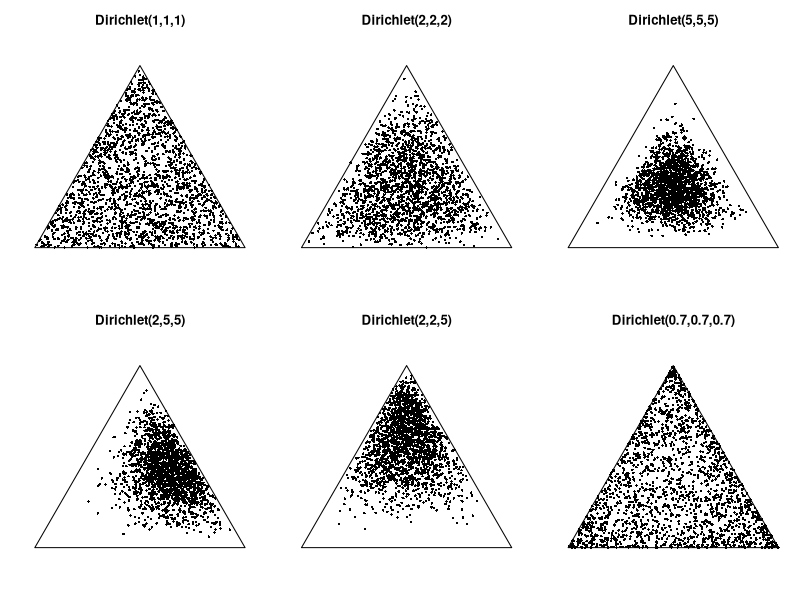
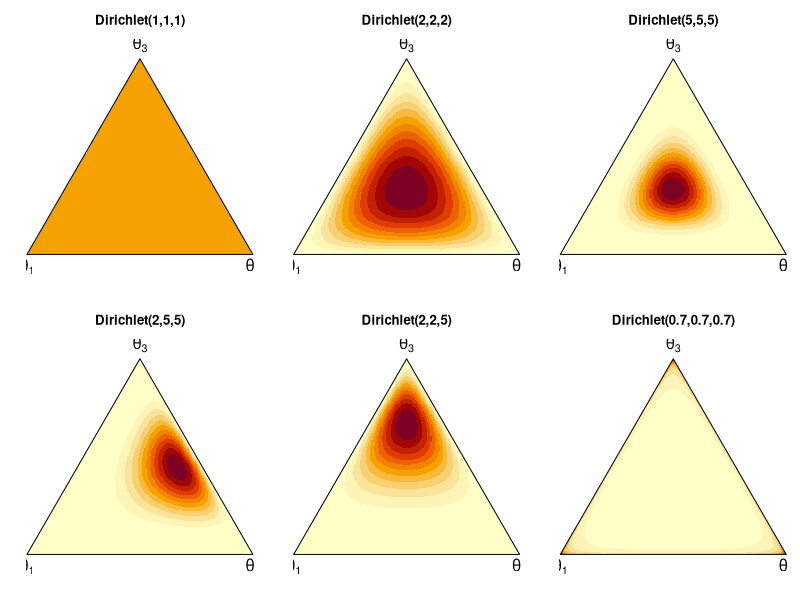

These figures' R source, in order:
## general dirichlet sampler 
#4 dirichlet function
rdirichlet <- function(n, alpha) {
  k <- length(alpha)
  y <- matrix(rgamma(n * k, shape = alpha, rate = 1), ncol = k, byrow = TRUE)
  y / rowSums(y)
}

## convert to triangle coordinates
to_xy <- function(theta) {
  x <- theta[,2] + 0.5 * theta[,3]
  y <- (sqrt(3)/2) * theta[,3]
  cbind(x, y)
}

## values of alpha
alpha_list <- list(
  c(1,1,1),
  c(2,2,2),
  c(5,5,5),
  c(2,5,5),
  c(2,2,5),
  c(0.7,0.7,0.7)
)

titles <- c(
  "Dirichlet(1,1,1)",
  "Dirichlet(2,2,2)",
  "Dirichlet(5,5,5)",
  "Dirichlet(2,5,5)",
  "Dirichlet(2,2,5)",
  "Dirichlet(0.7,0.7,0.7)"
)

## set up plot
par(mfrow = c(2,3), mar = c(2,2,3,1))
n <- 2000

## loop over sampler and coordinates
for(i in 1:6) {
  samples <- rdirichlet(n, alpha_list[[i]])
  coords <- to_xy(samples)
  
  # empty simplex plot
  plot(NA, xlim = c(0,1), ylim = c(0, sqrt(3)/2),
       xlab = "", ylab = "", axes = FALSE, asp = 1,
       main = titles[i])
  
  # triangle
  polygon(c(0,1,0.5), c(0,0,sqrt(3)/2))
  
  # plot the coordinates
  points(coords, pch = 16, cex = 0.5)
}

## update to give heatmap of the points
## provide heatmaps on the 2D simplex, 
## ignore shading outside of the triangle
nx <- 200
ny <- 200
x_vals <- seq(0, 1, length.out = nx)
y_vals <- seq(0, sqrt(3)/2, length.out = ny)

TH1 <- TH2 <- TH3 <- matrix(NA_real_, nrow = nx, ncol = ny)
tol <- 1e-6

for (i in 1:nx) {
  for (j in 1:ny) {
    x <- x_vals[i]
    y <- y_vals[j]
    
    # invert (x,y) -> (theta1, theta2, theta3)
    theta3 <- 2 * y / sqrt(3)
    theta2 <- x - 0.5 * theta3
    theta1 <- 1 - theta2 - theta3
    
    if (theta1 > tol && theta2 > tol && theta3 > tol &&
        theta1 < 1 + tol && theta2 < 1 + tol && theta3 < 1 + tol) {
      TH1[i, j] <- theta1
      TH2[i, j] <- theta2
      TH3[i, j] <- theta3
    } else {
      TH1[i, j] <- NA
      TH2[i, j] <- NA
      TH3[i, j] <- NA
    }
  }
}

## alpha values 
alpha_list <- list(
  c(1, 1, 1),
  c(2, 2, 2),
  c(5, 5, 5),
  c(2, 5, 5),
  c(2, 2, 5),
  c(0.7, 0.7, 0.7)  # interpreted from (0.7, 0.7, 0.7)
)

titles <- c(
  "Dirichlet(1,1,1)",
  "Dirichlet(2,2,2)",
  "Dirichlet(5,5,5)",
  "Dirichlet(2,5,5)",
  "Dirichlet(2,2,5)",
  "Dirichlet(0.7,0.7,0.7)"
)

## plot the updates 
par(mfrow = c(2, 3), mar = c(2, 2, 3, 1))

for (k in seq_along(alpha_list)) {
  alpha <- alpha_list[[k]]
  
  # Dirichlet normalizing constant (log-scale)
  logC <- lgamma(sum(alpha)) - sum(lgamma(alpha))
  
  # compute density on the simplex grid
  Z <- exp(
    logC +
      (alpha[1] - 1) * log(TH1) +
      (alpha[2] - 1) * log(TH2) +
      (alpha[3] - 1) * log(TH3)
  )
  
# image() ignores NA, so color appears only inside the triangle
  image(x_vals, y_vals, Z,
        xlab = "", ylab = "", axes = FALSE, asp = 1,
        main = titles[k])
  
  # draw simplex boundary
  polygon(c(0, 1, 0.5), c(0, 0, sqrt(3)/2))
  
  # label corners: theta_1, theta_2, theta_3
  text(0, 0, expression(theta[1]), pos = 1, cex = 1.4)
  text(1, 0, expression(theta[2]), pos = 1, cex = 1.4)
  text(0.5, sqrt(3)/2, expression(theta[3]), pos = 3, cex = 1.4)
}
